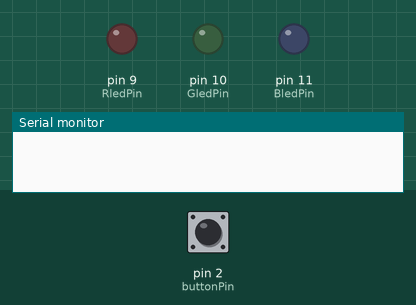
This sketch was run on a simulated Arduino Uno, built with avr-gcc and run on an emulated ATmega328P. Shown: output pins drawn as LEDs (lit = HIGH), the last lines printed to the serial monitor. Dashed ring = blinking. The inputs (shaded band) are chosen by the test bench; at power-on: pin 2 (buttonPin) HIGH.

Above: at 1.2 s.
1.3 s: pin 2 (buttonPin) pulled LOW for 3.2 s
At 4.65 s:
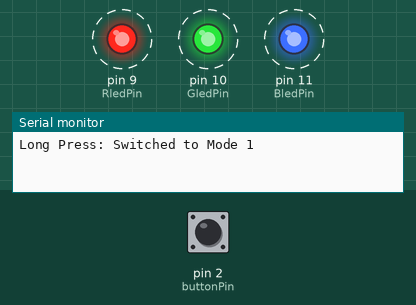
7.5 s: pin 2 (buttonPin) pulled LOW for 0.15 s
At 7.96 s:
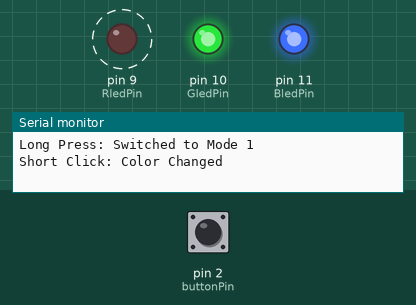
10.6 s: pin 2 (buttonPin) pulled LOW for 1 s
At 12.18 s:
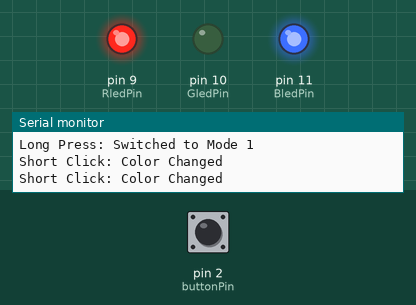
14.6 s: pin 2 (buttonPin) pulled LOW for 0.15 s
At 15.2 s:
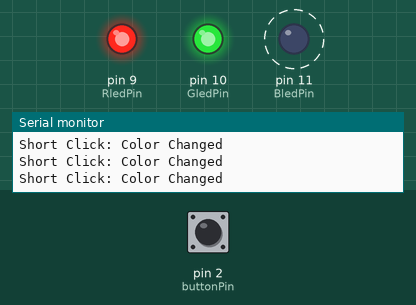
17.7 s: pin 2 (buttonPin) pulled LOW for 0.15 s
At 18.21 s:
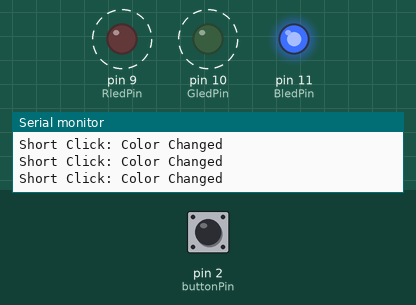
20.8 s: pin 2 (buttonPin) pulled LOW for 3.2 s
Timing chart, 0 to 27.8 s (numbered marks = the images above; inputs shaded):
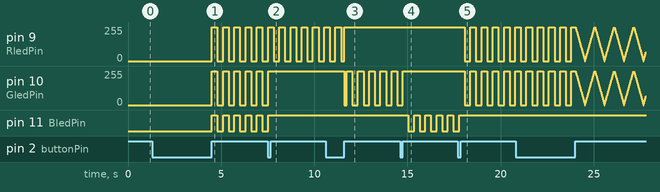

Measured:
- after the input at 1.3 s, pin 9 (RledPin), pin 10 (GledPin): alternates 255/255 for 0.30 s and 0/255 for 0.30 s, starting after 3.2 s; pin 11 (BledPin): alternates HIGH for 0.30 s and LOW for 0.30 s, starting after 3.2 s
- after the input at 7.5 s, pin 10 (GledPin): goes on until 7.5 s, then stays 255/255; pin 11 (BledPin): goes on until 7.5 s, then stays HIGH
- after the input at 10.6 s, pin 10 (GledPin): 255/255 → 0/255 after 1.0 s, then repeats every 0.60 s: 255/255 0.30 s, 0/255 0.30 s
- after the input at 14.6 s, pin 10 (GledPin): goes on until 14.8 s, then stays 255/255; pin 11 (BledPin): alternates HIGH for 0.30 s and LOW for 0.30 s, starting after 0.45 s
- after the input at 17.7 s, pin 9 (RledPin), pin 10 (GledPin): alternates 255/255 for 0.30 s and 0/255 for 0.30 s, starting after 0.37 s; pin 11 (BledPin): goes on until 17.8 s, then stays HIGH

The sketch:

lightstick.ino
```cpp
// --- Light Stick + Rainbow Mode ---

const int buttonPin = 2;
const int RledPin = 9;
const int GledPin = 10;
const int BledPin = 11;


int buttonState = 0;
bool buttonPressed = false;
unsigned long pressingTime = 0;
const int longPressInterval = 2000; // 2 seconds for Long Press


int currentMode = 0; // 0: Constant, 1: Blink, 2: Breathing, 3: Rainbow
int lightNum = 0;    // Color selection index (0: White, 1: Red, 2: Green, 3: Blue, 4: Yellow)

// Target Color Variables (Common Anode: 0 = Max Brightness, 255 = OFF)
int RLightColor = 0;
int GLightColor = 0;
int BLightColor = 0;

// Current Output Color Values
int RCurrentColor = 0;
int GCurrentColor = 0;
int BCurrentColor = 0;

// Non-Blocking Timing Variables for Blink Mode
bool blinkOn = true;
unsigned long blinkTimer = 0;
const long blinkInterval = 300; // Blink interval (ms)

// Variables for Breathing Mode
const int fadeAmount = 5;
int fadeDirection = 1;

// Variables for Mode 3: Rainbow Mode (Bonus)
int rainbowHue = 0;
unsigned long rainbowTimer = 0;
const long rainbowInterval = 20; // Speed of rainbow rotation (ms)

void setup() {
  Serial.begin(9600);
  pinMode(buttonPin, INPUT_PULLUP); // Keeps pin stable HIGH when unpressed
  pinMode(RledPin, OUTPUT);
  pinMode(GledPin, OUTPUT);
  pinMode(BledPin, OUTPUT);


  RLightColor = 0; GLightColor = 0; BLightColor = 0;
  RCurrentColor = 0; GCurrentColor = 0; BCurrentColor = 0;
}

void loop() {
  checkButton();
  updateLEDColor();
  setRGBLEDColor(RCurrentColor, GCurrentColor, BCurrentColor);
  delay(10);
}


void checkButton() {
  buttonState = digitalRead(buttonPin);

  // Button Pressed DOWN (Reads LOW when pressed)
  if (buttonState == LOW && !buttonPressed) {
    pressingTime = millis();
    buttonPressed = true;
  }

  // Button RELEASED (Reads HIGH when let go)
  if (buttonState == HIGH && buttonPressed) {
    unsigned long currentTime = millis();

    if (currentTime - pressingTime < longPressInterval) {
      // Short Click (< 2s) -> Change Color
      Serial.println("Short Click: Color Changed");
      changeLEDColor();
    } else {
      // Long Press (>= 2s) -> Change Mode
      currentMode = (currentMode + 1) % 4;
      Serial.print("Long Press: Switched to Mode ");
      Serial.println(currentMode);
    }

    buttonPressed = false;
  }
}

// -------------------------------------------------------------
// 2. Cycle Colors (White, Red, Green, Blue, Yellow)
// -------------------------------------------------------------
void changeLEDColor() {
  lightNum = (lightNum + 1) % 5;

  if (lightNum == 0) {       // White (R+G+B ON)
    RLightColor = 0; GLightColor = 0; BLightColor = 0;
  } else if (lightNum == 1) { // Red ON
    RLightColor = 0; GLightColor = 255; BLightColor = 255;
  } else if (lightNum == 2) { // Green ON
    RLightColor = 255; GLightColor = 0; BLightColor = 255;
  } else if (lightNum == 3) { // Blue ON
    RLightColor = 255; GLightColor = 255; BLightColor = 0;
  } else if (lightNum == 4) { // Yellow (Red + Green ON)
    RLightColor = 0; GLightColor = 0; BLightColor = 255;
  }

  RCurrentColor = RLightColor;
  GCurrentColor = GLightColor;
  BCurrentColor = BLightColor;
}

// -------------------------------------------------------------
// 3. Render LED Output Based on Selected Mode
// -------------------------------------------------------------
void updateLEDColor() {
  // --- Mode 0: Constant Light Mode ---
  if (currentMode == 0) {
    RCurrentColor = RLightColor;
    GCurrentColor = GLightColor;
    BCurrentColor = BLightColor;
  }
  // --- Mode 1: Blink Mode ---
  else if (currentMode == 1) {
    unsigned long currentTime = millis();
    if (currentTime - blinkTimer >= blinkInterval) {
      blinkOn = !blinkOn;
      blinkTimer = currentTime;
    }

    if (blinkOn) {
      RCurrentColor = RLightColor;
      GCurrentColor = GLightColor;
      BCurrentColor = BLightColor;
    } else {
      RCurrentColor = 255; GCurrentColor = 255; BCurrentColor = 255; // OFF
    }
  }
  // --- Mode 2: Breathing Light Mode ---
  else if (currentMode == 2) {
    bool negativeDir = false;

    if (RLightColor == 0) {
      RCurrentColor += fadeDirection * fadeAmount;
      if (RCurrentColor > 255 || RCurrentColor < 0) negativeDir = true;
    }
    if (GLightColor == 0) {
      GCurrentColor += fadeDirection * fadeAmount;
      if (GCurrentColor > 255 || GCurrentColor < 0) negativeDir = true;
    }
    if (BLightColor == 0) {
      BCurrentColor += fadeDirection * fadeAmount;
      if (BCurrentColor > 255 || BCurrentColor < 0) negativeDir = true;
    }

    RCurrentColor = constrain(RCurrentColor, 0, 255);
    GCurrentColor = constrain(GCurrentColor, 0, 255);
    BCurrentColor = constrain(BCurrentColor, 0, 255);

    if (negativeDir) fadeDirection = -fadeDirection;
  }
  // --- Mode 3: Rainbow Spectrum Mode (BONUS 10%) ---
  else if (currentMode == 3) {
    unsigned long currentTime = millis();
    if (currentTime - rainbowTimer >= rainbowInterval) {
      rainbowHue = (rainbowHue + 1) % 768; // Increment hue angle
      rainbowTimer = currentTime;
    }

    // Calculate RGB values from hue (0 to 767)
    int r = 0, g = 0, b = 0;
    if (rainbowHue < 256) {
      r = 255 - rainbowHue; g = rainbowHue; b = 0;
    } else if (rainbowHue < 512) {
      r = 0; g = 255 - (rainbowHue - 256); b = rainbowHue - 256;
    } else {
      r = rainbowHue - 512; g = 0; b = 255 - (rainbowHue - 512);
    }

    // Invert output for Common Anode RGB LED
    RCurrentColor = 255 - r;
    GCurrentColor = 255 - g;
    BCurrentColor = 255 - b;
  }
}

// -------------------------------------------------------------
// 4. Output Signal to Pins
// -------------------------------------------------------------
void setRGBLEDColor(int r, int g, int b) {
  analogWrite(RledPin, r);
  analogWrite(GledPin, g);
  analogWrite(BledPin, b);
}
```
